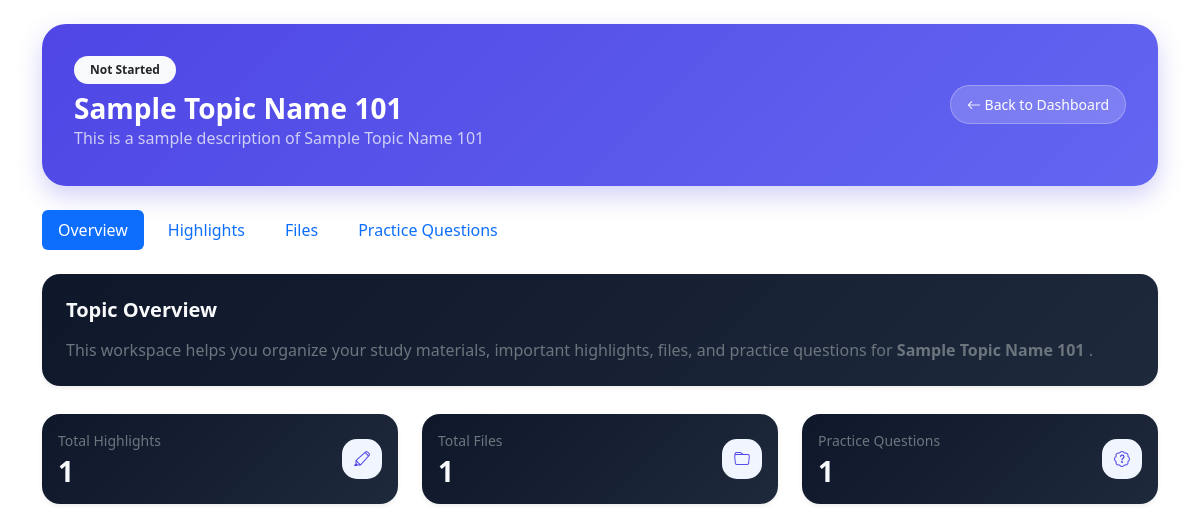
The page /dashboard/topic.php?id=21 (signed in) on the database its author committed.
### tables this page shows
CREATE TABLE `subject_topics` (
  `id` int(11) NOT NULL,
  `schedule_id` int(11) NOT NULL,
  `topic_name` varchar(255) NOT NULL,
  `status` enum('Upcoming','Ongoing','Completed') DEFAULT 'Upcoming',
  `created_at` timestamp NOT NULL DEFAULT current_timestamp(),
  `description` text DEFAULT NULL,
  `mastery_level` enum('Not Started','Studying','Mastered') DEFAULT 'Not Started'
);

### dashboard/process_topic.php (called while the page is built, shortened)
<?php
require '../includes/db.php';
$user_id = $_SESSION['user']['id'];
$topic_id = (int) $_GET['id'];
$stmt = $conn->prepare("
    SELECT
        subject_topics.*,
        schedules.subject_name,
        schedules.subject_code,
        schedules.instructor,
        schedules.room,
        schedules.units,
        schedule_days.day_name
    FROM subject_topics
    INNER JOIN schedules
        ON subject_topics.schedule_id = schedules.id
    INNER JOIN schedule_days
        ON schedules.day_id = schedule_days.id
    WHERE subject_topics.id = ?
    AND schedule_days.user_id = ?
");
$stmt->bind_param(
    "ii",
    $topic_id,
    $user_id
);
$stmt->execute();
$result = $stmt->get_result();
$topic = $result->fetch_assoc();
$highlightStmt = $conn->prepare("
    SELECT COUNT(*) AS total
    FROM topic_highlights
    WHERE topic_id = ?
");
$highlightStmt->bind_param("i", $topic_id);
$highlightStmt->execute();
$highlightCount =
    $highlightStmt
    ->get_result()
    ->fetch_assoc()['total'];
$fileStmt = $conn->prepare("
    SELECT COUNT(*) AS total
    FROM topic_files
    WHERE topic_id = ?
");
$fileStmt->bind_param("i", $topic_id);
$fileStmt->execute();
$fileCount =
    $fileStmt
    ->get_result()
    ->fetch_assoc()['total'];
$questionStmt = $conn->prepare("
    SELECT COUNT(*) AS total
    FROM topic_questions
    WHERE topic_id = ?
");
$questionStmt->bind_param("i", $topic_id);
$questionStmt->execute();
$questionCount =
    $questionStmt
    ->get_result()
    ->fetch_assoc()['total'];
?>

### dashboard/topic.php (the view, shortened to what this page needs)
<?php
include 'process_topic.php';
include '../includes/header.php';
?>
<link href="../assets/css/subjects.css" rel="stylesheet">
</head>
<body>
<div class="container py-4">
    <div class="welcome-card mb-4">
        <div class="row align-items-center">
            <div class="col-12 col-lg-3
                        order-1 order-lg-2
                        text-start text-lg-end mb-3 mb-lg-0">
                <a href="index.php"
                   class="btn btn-light btn-sm rounded-pill px-3 py-2">
                    <i class="bi bi-arrow-left"></i>
                    Back to Dashboard
                </a>
            </div>
            <div class="col-12 col-lg-9
                        order-2 order-lg-1
                        text-center text-lg-start">
                    <span class="badge rounded-pill px-3 py-2 mb-2
                    <?=
                        $topic['mastery_level'] == 'Mastered'
                        ? 'bg-success'
                        : (
                            $topic['mastery_level'] == 'Studying'
                            ? 'bg-warning text-dark'
                            : 'bg-light text-dark'
                        );
                    ?>">
                    <?= $topic['mastery_level']; ?>
                </span>
                <h3 class="fw-bold text-white mb-0">
                    <?= htmlspecialchars($topic['topic_name']); ?>
                </h3>
                <p class="text-light opacity-75 mb-1 text-break">
                    <?= htmlspecialchars($topic['description']); ?>
                </p>
            </div>
        </div>
    </div>
    <?php include 'tabs_topic.php'; ?>
    <div class="tab-content">
        <?php include 'overview_topic_tab.php'; ?>
    </div>
</div>
</body>
</html>

### dashboard/overview_topic_tab.php
<div class="tab-pane fade <?= (!isset($_GET['tab']) || $_GET['tab'] == 'overview') ? 'show active' : ''; ?>"
     id="overview">
    <div class="card border-0 shadow-sm p-4 subject-card">
        <h5 class="fw-bold text-light mb-3">
            Topic Overview
        </h5>
        <p class="text-secondary mb-0">
            This workspace helps you organize your study materials,
            important highlights,
            files, and practice questions for
            <strong>
                <?= htmlspecialchars($topic['topic_name']); ?>
            </strong>.
        </p>
    </div>
    <div class="row g-4 mt-1">
        <div class="col-6 col-md-6 col-lg-4">
            <div class="card border-0 shadow-sm subject-card h-100">
                <div class="card-body">
                    <div class="d-flex justify-content-between align-items-center">
                        <div>
                            <p class="text-secondary small mb-1">
                                Total Highlights
                            </p>
                            <h3 class="fw-bold text-light mb-0">
                                <?= $highlightCount ?? 0; ?>
                            </h3>
                        </div>
                        <div class="subject-icon">
                            <i class="bi bi-highlighter"></i>
                        </div>
                    </div>
                </div>
            </div>
        </div>
        <div class="col-6 col-md-6 col-lg-4">
            <div class="card border-0 shadow-sm subject-card h-100">
                <div class="card-body">
                    <div class="d-flex justify-content-between align-items-center">
                        <div>
                            <p class="text-secondary small mb-1">
                                Total Files
                            </p>
                            <h3 class="fw-bold text-light mb-0">
                                <?= $fileCount ?? 0; ?>
                            </h3>
                        </div>
                        <div class="subject-icon">
                            <i class="bi bi-folder"></i>
                        </div>
                    </div>
                </div>
            </div>
        </div>
        <div class="col-6 col-md-6 col-lg-4">
            <div class="card border-0 shadow-sm subject-card h-100">
                <div class="card-body">
                    <div class="d-flex justify-content-between align-items-center">
                        <div>
                            <p class="text-secondary small mb-1">
                                Practice Questions
                            </p>
                            <h3 class="fw-bold text-light mb-0">
                                <?= $questionCount ?? 0; ?>
                            </h3>
                        </div>
                        <div class="subject-icon">
                            <i class="bi bi-patch-question"></i>
                        </div>
                    </div>
                </div>
            </div>
        </div>
    </div>
</div>

### assets/css/subjects.css (style rules this page uses)
.subject-card { background: linear-gradient(135deg, #0f172a, #1e293b) !important; transition: 0.2s ease; border-radius: 18px; }
.welcome-card { background: linear-gradient(135deg, #4f46e5, #6366f1); border-radius: 24px; transition: 0.2s ease; padding: 2rem; box-shadow: 0 10px 25px rgba(79, 70, 229, 0.25); }
.subject-icon { width: 40px; height: 40px; border-radius: 15px; background: #f1f5ff; display: flex; align-items: center; justify-content: center; font-size: 1rem; color: #4f46e5; }
.welcome-card .btn-light { background: rgba(255,255,255,0.18); border: 1px solid rgba(255,255,255,0.25); color: #fff; transition: 0.2s ease; backdrop-filter: blur(6px); }

### rows shown on the page
subject_topics: mastery_level "Not Started", topic_name "Sample Topic Name 101", description "This is a sample description of Sample Topic Name 101"

### other values the page prints
$highlightCount "1"
$fileCount "1"
$questionCount "1"
